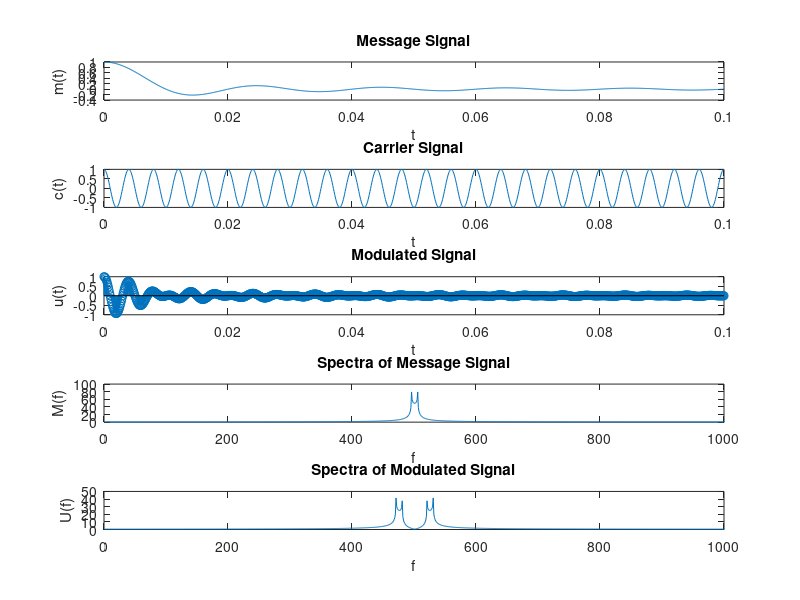

MATLAB code to generate this figure:
clear all;
fc = 250;
ts = 0.0001;
t=0:ts:0.1;

figure(1);

Sm = sinc(100*t); %message signal
subplot(5,1,1); 
plot(t,Sm);
title('Message Signal')
xlabel('t');
ylabel('m(t)');

Sc = cos(2*pi*fc*t); %carrier signal
subplot(5,1,2);
plot(t,Sc);
title('Carrier Signal')
xlabel('t');
ylabel('c(t)');

Su = Sm.*cos(2*pi*fc*t); %modulated signal
subplot(5,1,3);
stem(t,Su);
title('Modulated Signal')
xlabel('t');
ylabel('u(t)');

Sfm = fft(Sm); %spectra of message signal
Sfm = fftshift(Sfm);
subplot(5,1,4);
plot(abs(Sfm));
title('Spectra of Message Signal')
xlabel('f');
ylabel('M(f)');
axis([0, 1000, 0, 100]);

Sfu = fft(Su); %spectra of modulated signal
Sfu = fftshift(Sfu);
subplot(5,1,5);
plot(abs(Sfu));
title('Spectra of Modulated Signal')
xlabel('f');
ylabel('U(f)');
axis([0, 1000, 0, 50]);